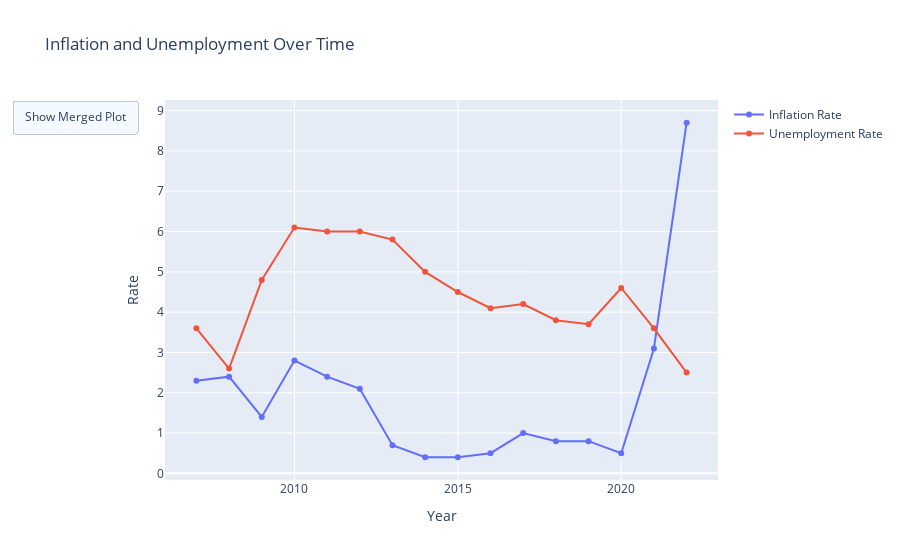

Write notebook code for a chart like this one.
### Markdown cell above
# Plotting the combined data

### Code cell
# import plotly.graph_objects as go

# Creating the interactive plot
fig = go.Figure()

# Adding traces for both Inflation Rate and Unemployment Rate
fig.add_trace(go.Scatter(x=Combined_data['Year'], y=Combined_data['Inflation rate'],
                         mode='lines+markers', name='Inflation Rate'))
fig.add_trace(go.Scatter(x=Combined_data['Year'], y=Combined_data['Unemployment'],
                         mode='lines+markers', name='Unemployment Rate'))

# Layout
fig.update_layout(
    title='Inflation and Unemployment Over Time',
    xaxis_title='Year',
    yaxis_title='Rate',
    updatemenus=[
        dict(
            type="buttons",
            direction="left",
            buttons=list([
                dict(label="Show Merged Plot",
                     method="update",
                     args=[{"visible": [True, True]},
                           {"title": "Inflation and Unemployment Over Time"}]),
            ]),
        )
    ]
)

# Showing plot
fig.show()

### Figure 1 — Plotly figure (JSON) as saved in the notebook; plotly's stock layout.template omitted (floating-point values rounded to 4 significant figures)
{"data": [{"mode": "lines+markers", "name": "Inflation Rate", "type": "scatter", "x": [2007, 2008, 2009, 2010, 2011, 2012, 2013, 2014, 2015, 2016, 2017, 2018, 2019, 2020, 2021, 2022], "y": [2.3, 2.4, 1.4, 2.8, 2.4, 2.1, 0.7, 0.4, 0.4, 0.5, 1, 0.8, 0.8, 0.5, 3.1, 8.7]}, {"mode": "lines+markers", "name": "Unemployment Rate", "type": "scatter", "x": [2007, 2008, 2009, 2010, 2011, 2012, 2013, 2014, 2015, 2016, 2017, 2018, 2019, 2020, 2021, 2022], "y": [3.6, 2.6, 4.8, 6.1, 6, 6, 5.8, 5, 4.5, 4.1, 4.2, 3.8, 3.7, 4.6, 3.6, 2.5]}], "layout": {"title": {"text": "Inflation and Unemployment Over Time"}, "updatemenus": [{"buttons": [{"args": [{"visible": [true, true]}, {"title": "Inflation and Unemployment Over Time"}], "label": "Show Merged Plot", "method": "update"}], "direction": "left", "type": "buttons"}], "xaxis": {"title": {"text": "Year"}}, "yaxis": {"title": {"text": "Rate"}}}}
